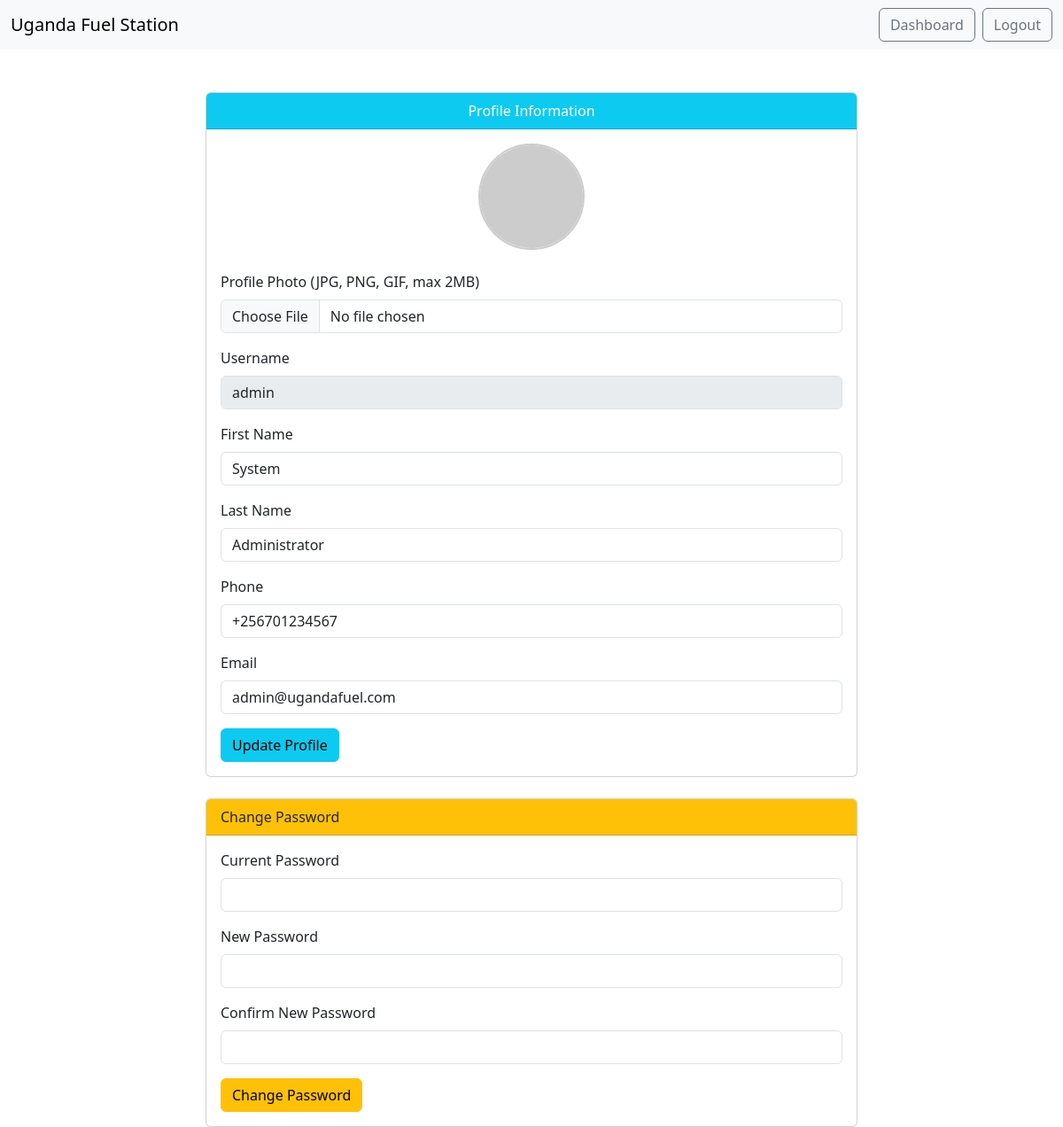
/public/profile.php (signed in), run on the app's committed database.
### tables this page shows
CREATE TABLE users (
    id BIGINT UNSIGNED AUTO_INCREMENT PRIMARY KEY,
    business_id BIGINT UNSIGNED,
    branch_id BIGINT UNSIGNED,
    employee_id VARCHAR(50) UNIQUE,
    username VARCHAR(50) UNIQUE NOT NULL,         
    email VARCHAR(191) UNIQUE NOT NULL,           
    phone VARCHAR(20),
    password VARCHAR(255) NOT NULL,
    first_name VARCHAR(100) NOT NULL,
    last_name VARCHAR(100) NOT NULL,
    middle_name VARCHAR(100),
    date_of_birth DATE,
    gender ENUM('male', 'female', 'other'),
    national_id VARCHAR(50),
    address TEXT,
    city VARCHAR(100),
    district VARCHAR(100),
    emergency_contact_name VARCHAR(255),
    emergency_contact_phone VARCHAR(20),
    profile_photo VARCHAR(500),
    status ENUM('active', 'inactive', 'suspended') DEFAULT 'active',
    last_login TIMESTAMP NULL,
    email_verified_at TIMESTAMP NULL,
    phone_verified_at TIMESTAMP NULL,
    hired_date DATE,
    termination_date DATE,
    created_at TIMESTAMP DEFAULT CURRENT_TIMESTAMP,
    updated_at TIMESTAMP DEFAULT CURRENT_TIMESTAMP ON UPDATE CURRENT_TIMESTAMP,
    deleted_at TIMESTAMP NULL,
    FOREIGN KEY (business_id) REFERENCES businesses(id) ON DELETE SET NULL,
    FOREIGN KEY (branch_id) REFERENCES branches(id) ON DELETE SET NULL
);

### public/profile.php (the view, shortened to what this page needs)
<?php
require_once '../config/db_connect.php';
$user_id = $_SESSION['user_id'];
$sql = "SELECT username, email, first_name, last_name, phone, profile_photo FROM users WHERE id = ? LIMIT 1";
$stmt = mysqli_prepare($conn, $sql);
mysqli_stmt_bind_param($stmt, 'i', $user_id);
mysqli_stmt_execute($stmt);
$result = mysqli_stmt_get_result($stmt);
$user = mysqli_fetch_assoc($result);
?>
<!DOCTYPE html>
<html lang="en">
<head>
    <link href="https://cdn.jsdelivr.net/npm/bootstrap@5.3.0/dist/css/bootstrap.min.css" rel="stylesheet">
</head>
<body>
<nav class="navbar navbar-expand-lg navbar-light bg-light">
  <div class="container-fluid">
    <a class="navbar-brand" href="dashboard.php">Uganda Fuel Station</a>
    <div class="d-flex">
      <a href="dashboard.php" class="btn btn-outline-secondary me-2">Dashboard</a>
      <a href="logout.php" class="btn btn-outline-secondary">Logout</a>
    </div>
  </div>
</nav>
<div class="container mt-5">
    <div class="row justify-content-center">
        <div class="col-md-8">
            <div class="card mb-4">
                <div class="card-header bg-info text-white text-center">Profile Information</div>
                <div class="card-body">
                    <form method="post" action="" enctype="multipart/form-data">
                        <div class="mb-3 text-center">
                            <?php if (!empty($user['profile_photo'])): ?>
                                <img src="<?php echo htmlspecialchars($user['profile_photo']); ?>" alt="Profile Photo" class="rounded-circle mb-2" style="width: 120px; height: 120px; object-fit: cover; border: 2px solid #ccc;">
                            <?php else: ?>
                                <img src="https://ui-avatars.com/api/?name=<?php echo urlencode($user['first_name'] . ' ' . $user['last_name']); ?>&background=6c757d&color=fff&size=120" alt="Profile Photo" class="rounded-circle mb-2" style="width: 120px; height: 120px; object-fit: cover; border: 2px solid #ccc;">
                            <?php endif; ?>
                        </div>
                        <div class="mb-3">
                            <label for="profile_photo" class="form-label">Profile Photo (JPG, PNG, GIF, max 2MB)</label>
                            <input type="file" class="form-control" id="profile_photo" name="profile_photo" accept="image/*">
                        </div>
                        <div class="mb-3">
                            <label class="form-label">Username</label>
                            <input type="text" class="form-control" value="<?php echo htmlspecialchars($user['username']); ?>" disabled>
                        </div>
                        <div class="mb-3">
                            <label for="first_name" class="form-label">First Name</label>
                            <input type="text" class="form-control" id="first_name" name="first_name" value="<?php echo htmlspecialchars($user['first_name']); ?>" required>
                        </div>
                        <div class="mb-3">
                            <label for="last_name" class="form-label">Last Name</label>
                            <input type="text" class="form-control" id="last_name" name="last_name" value="<?php echo htmlspecialchars($user['last_name']); ?>" required>
                        </div>
                        <div class="mb-3">
                            <label for="phone" class="form-label">Phone</label>
                            <input type="text" class="form-control" id="phone" name="phone" value="<?php echo htmlspecialchars($user['phone']); ?>">
                        </div>
                        <div class="mb-3">
                            <label for="email" class="form-label">Email</label>
                            <input type="email" class="form-control" id="email" name="email" value="<?php echo htmlspecialchars($user['email']); ?>" required>
                        </div>
                        <button type="submit" name="update_profile" class="btn btn-info">Update Profile</button>
                    </form>
                </div>
            </div>
            <div class="card">
                <div class="card-header bg-warning text-dark">Change Password</div>
                <div class="card-body">
                    <form method="post" action="">
                        <div class="mb-3">
                            <label for="current_password" class="form-label">Current Password</label>
                            <input type="password" class="form-control" id="current_password" name="current_password" required>
                        </div>
                        <div class="mb-3">
                            <label for="new_password" class="form-label">New Password</label>
                            <input type="password" class="form-control" id="new_password" name="new_password" required>
                        </div>
                        <div class="mb-3">
                            <label for="confirm_password" class="form-label">Confirm New Password</label>
                            <input type="password" class="form-control" id="confirm_password" name="confirm_password" required>
                        </div>
                        <button type="submit" name="change_password" class="btn btn-warning">Change Password</button>
                    </form>
                </div>
            </div>
        </div>
    </div>
</div>
</body>
</html>

### data on the page
users: username "admin", first_name "System", last_name "Administrator", phone "+256701234567", email "admin@ugandafuel.com"
